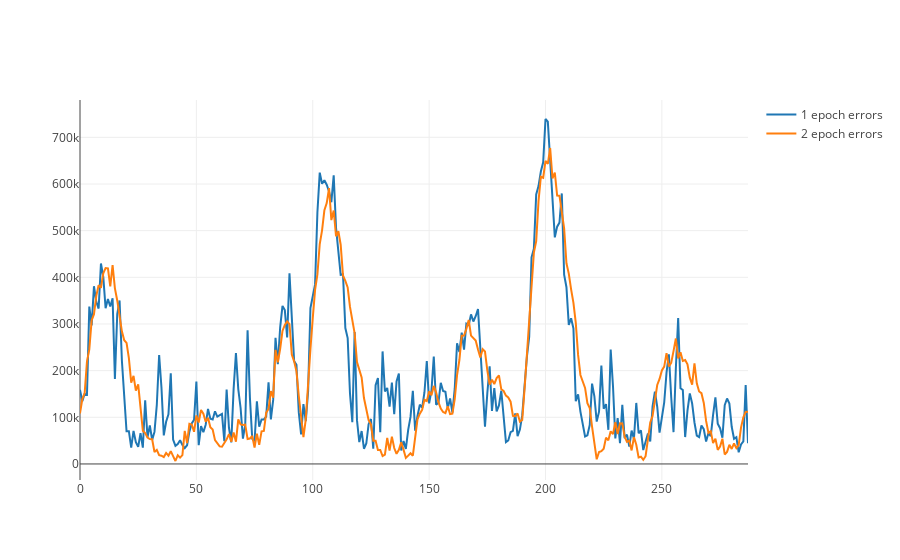

Notebook code cell kept with this figure:
### Code cell
# Plot errors

# Create a trace
name = '1 epoch errors'
trace1 = go.Scatter(
    x = np.array(range(len(errors))),
    y = df_more_errors[name],
    name = name
    
)

name = '2 epoch errors'
trace2 = go.Scatter(
    x = np.array(range(len(errors))),
    y = df_more_errors[name],
    name = name

)

data = [trace1, trace2]

iplot(data)

### Figure 1 — Plotly figure (JSON) as saved in the notebook; plotly's stock layout.template omitted (floating-point values rounded to 4 significant figures; data arrays with more than 128 entries replaced by an {"elided": "..."} marker saying what was removed)
{"data": [{"name": "1 epoch errors", "type": "scatter", "x": {"elided": "288 int values"}, "y": {"elided": "288 float values"}}, {"name": "2 epoch errors", "type": "scatter", "x": {"elided": "288 int values"}, "y": {"elided": "288 float values"}}], "layout": {}}
